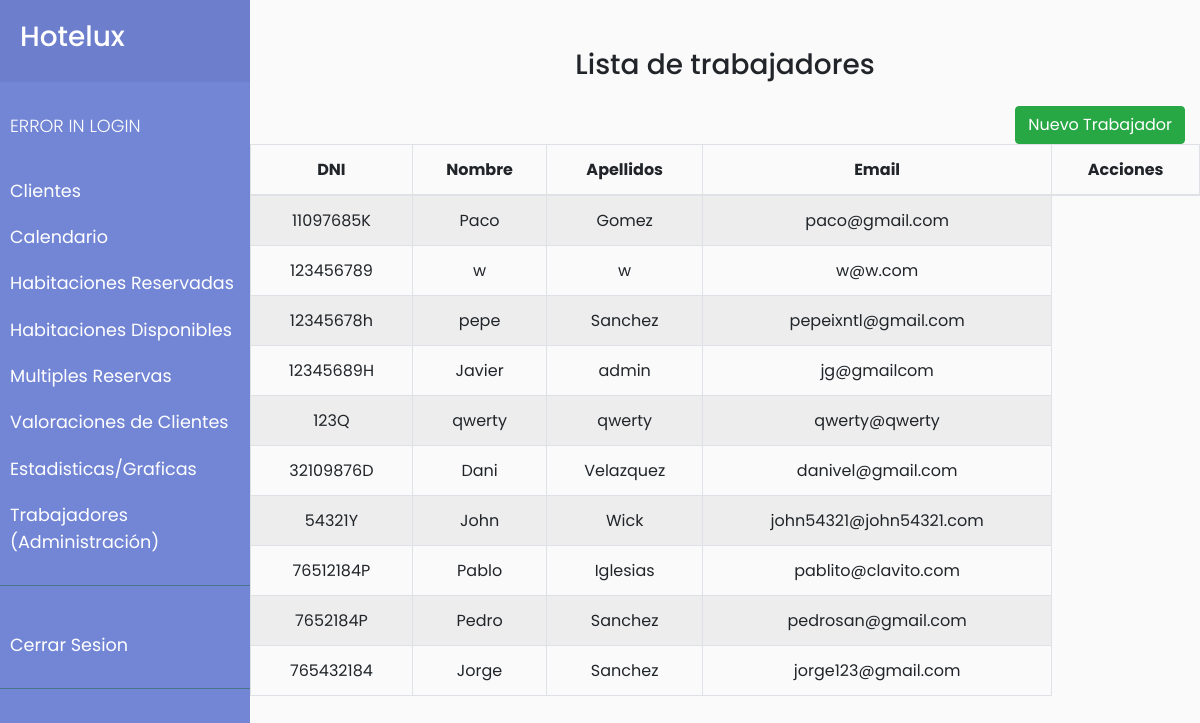
/trabajadores.php, run on the app's committed database.
### tables this page shows
CREATE TABLE IF NOT EXISTS `trabajadores` (
  `name` varchar(30) NOT NULL,
  `surname` varchar(30) NOT NULL,
  `mail` varchar(50) NOT NULL,
  `password` varchar(14) NOT NULL,
  `DNI` varchar(9) NOT NULL,
  PRIMARY KEY (`DNI`)
);

### bbdd.php (called while the page is built, shortened)
<?php
function conecta()
{
    $servername = "localhost";
    $user = "root";
    $password = "";
    $dbname = "hotel_erp";
    $conn = new mysqli($servername, $user, $password, $dbname);
    return $conn;
}
?>

### trabajadores.php (the view, shortened to what this page needs)
<?php
include "bbdd.php";
include 'cabecera.php';
$consultaTrabajadores = mysqli_query(conecta(), "SELECT * FROM trabajadores");
?>
<div class="row">
    <div class="col-12">
        <h3 class="text text-center mt-5 mb-4">Lista de trabajadores</h3>
    </div>
    <div class=" col-12 text text-right">
        <a href='./nuevoTrabajador.php' class='btn btn-success'>Nuevo Trabajador</a>
    </div>
    <div class="table-responsive">
        <table class="table table-bordered table-striped" id="datos_trabajadores">
            <thead>
                <tr class="text text-center">
                    <th>DNI</th>
                    <th>Nombre</th>
                    <th>Apellidos</th>
                    <th>Email</th>
                    <th class="tabledit-toolbar-column"> Acciones</th>
                </tr>
            </thead>
            <tbody>
                <?php
                $resultset = $consultaTrabajadores or die("error base de datos:" . mysqli_error($conn));
                while ($row = mysqli_fetch_assoc($resultset)) {
                    echo "
                        <tr>
                        <td class='text text-center'>" . $row['DNI'] . "</td>
                        <td class='text text-center'>" . $row['name'] . "</td>
                        <td class='text text-center'>" . $row['surname'] . "</td>
                        <td class='text text-center'>" . $row['mail'] . "</td>
                        </tr>";
                } ?>
            </tbody>
        </table>
    </div>
</div>

### CSS/style.css (style rules this page uses)
body { font-family: 'Poppins', sans-serif; background: #fafafa; }
a, a:hover, a:focus { color: inherit; text-decoration: none; transition: all 0.3s; }

### data on the page
trabajadores: DNI "11097685K", name "Paco", surname "Gomez", mail "paco@gmail.com"
trabajadores: DNI "123456789", name "w", surname "w", mail "w@w.com"
trabajadores: DNI "12345678h", name "pepe", surname "Sanchez", mail "pepeixntl@gmail.com"
trabajadores: DNI "12345689H", name "Javier", surname "admin", mail "jg@gmailcom"
trabajadores: DNI "123Q", name "qwerty", surname "qwerty", mail "qwerty@qwerty"
trabajadores: DNI "32109876D", name "Dani", surname "Velazquez", mail "danivel@gmail.com"
trabajadores: DNI "54321Y", name "John", surname "Wick", mail "john54321@john54321.com"
trabajadores: DNI "76512184P", name "Pablo", surname "Iglesias", mail "pablito@clavito.com"
trabajadores: DNI "7652184P", name "Pedro", surname "Sanchez", mail "pedrosan@gmail.com"
trabajadores: DNI "765432184", name "Jorge", surname "Sanchez", mail "jorge123@gmail.com"
